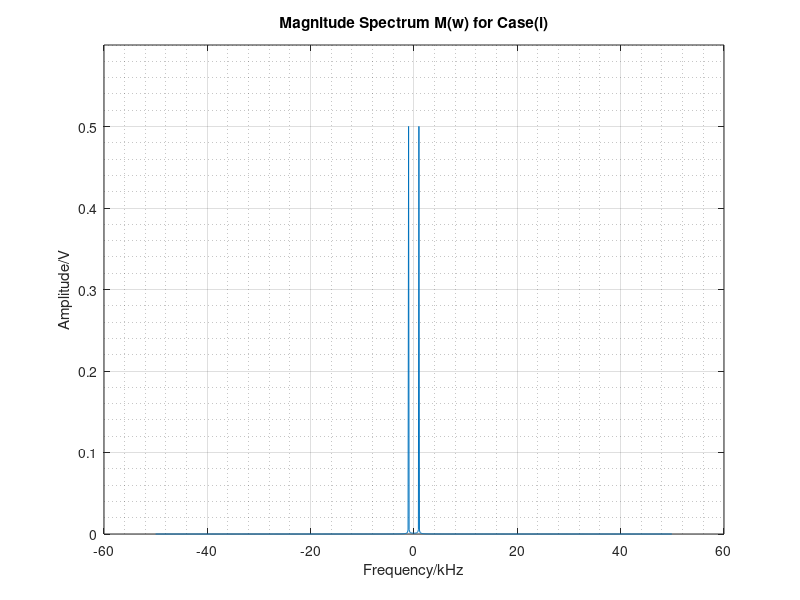
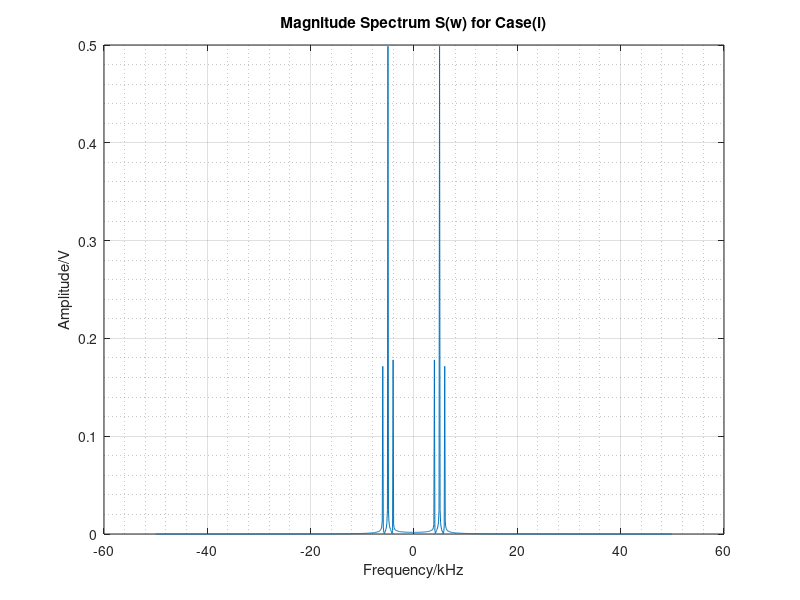
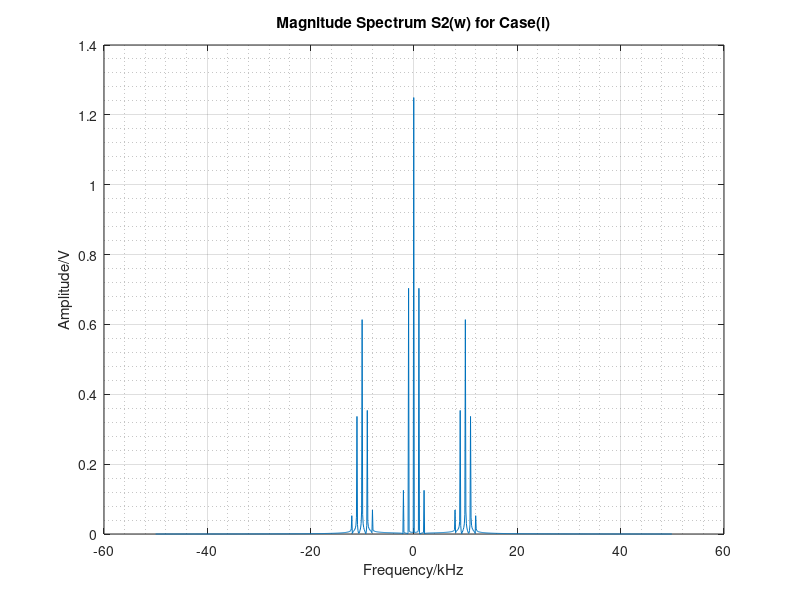
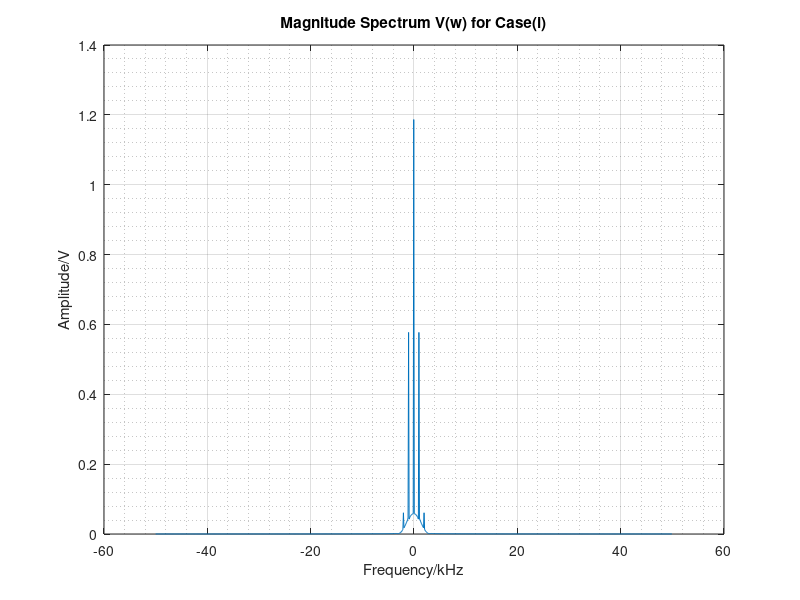

Write the MATLAB code that produced these figures, in order.
fs = 100e3;         %Sampling Frequency
t = 0:1/fs:0.01;
L = length(t);

Ac = 1;

Ka = 0.7;
fm = 1000;
fc = 5000;

m = cos(2*pi*fm*t);    %Message Signal
c = Ac*cos(2*pi*fc*t); %Carrier Signal
s = (1 + Ka*m).*c;     %AM Signal
s2 = 2*s.*s;           %Squaring & Applying a gain of 2


%frequency specifications
df = fs/L;
min_f = -fs/2;
max_f = fs/2-df;
f = min_f:df:max_f;


%Magnitude Spectrum of Message Signal,m(t)
Mw = abs(fftshift(fft(m)));
figure(2)
plot(f/1000,Mw/L)
ylim([0,0.6]);
title('Magnitude Spectrum M(w) for Case(i)')
xlabel('Frequency/kHz')
ylabel('Amplitude/V')
grid on
grid minor

%Magnitude Spectrum of AM Signal,s(t)
Sw = abs(fftshift(fft(s)));
figure(3)
plot(f/1000,Sw/L)
title('Magnitude Spectrum S(w) for Case(i)')
xlabel('Frequency/kHz')
ylabel('Amplitude/V')
grid on
grid minor

%Magnitude Spectrum of Squared Signal,s2(t)
Vw = abs(fftshift(fft(s2)));
figure(4)
plot(f/1000,Vw/L)
title('Magnitude Spectrum S2(w) for Case(i)')
xlabel('Frequency/kHz')
ylabel('Amplitude/V')
grid on
grid minor


%LPF
fcut = 2000;
Wcut = fcut/(fs/2);
N = 80;
d = fir1(N,Wcut);

v = filter(d,1,s2); %Apply filter to s2

%Message signal obatained from demodulation
md = sqrt(v);
md = (md - 1);


%Magnitude Spectrum of filtered Signal,v(t)
Vw = abs(fftshift(fft(v)));
figure(5)
plot(f/1000,Vw/L)
title('Magnitude Spectrum V(w) for Case(i)')
xlabel('Frequency/kHz')
ylabel('Amplitude/V')
grid on
grid minor

figure(6);
subplot(2,1,1);
plot(t,m);
xlabel('Time/s');
ylabel('Amplitude/V');
title('Message Signal for Case(ii)')

subplot(2,1,2);
plot(t,md);
xlabel('Time/s');
ylabel('Amplitude/V');
title('Extracted Message Signal Case(ii) - Cutoff=2kHz')

%Using a incorrect Cutoff
fcut = 100;
Wcut = fcut/(fs/2);
N = 80;
d = fir1(N,Wcut);
v2 = filter(d,1,s2); %Apply filter to s2
%Message signal obatained from demodulation
md2 = sqrt(v2);
md2 = (md2 - 1);

fcut = 10000;
Wcut = fcut/(fs/2);
N = 80;
d = fir1(N,Wcut);
v3 = filter(d,1,s2); %Apply filter to s2
%Message signal obatained from demodulation
md3 = sqrt(v3);
md3 = (md3 - 1);




figure(7);
subplot(3,1,1);
plot(t,m);
xlabel('Time/s');
ylabel('Amplitude/V');
title('Message Signal for Case(ii)')

subplot(3,1,2);
plot(t,md2);
xlabel('Time/s');
ylabel('Amplitude/V');
title('Extracted Message Signal for Case(ii) - Cutoff=0.1kHz')



subplot(3,1,3);
plot(t,md3);
xlabel('Time/s');
ylabel('Amplitude/V');
title('Extracted Message Signal for Case(ii) - Cutoff=10kHz')
